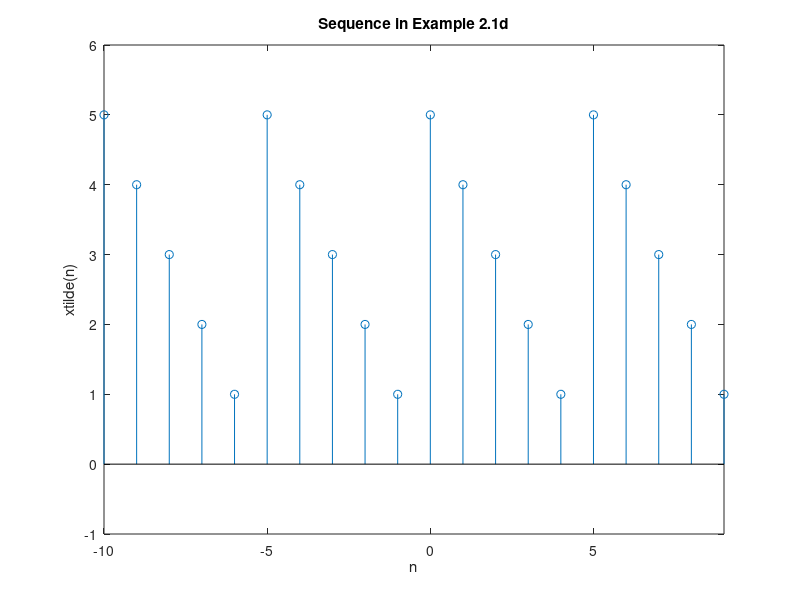

Recreate this plot in MATLAB.

%
% Ex1 d) 
addpath .\Lib

n = [-10:9];
x=[5 4 3 2 1];
xtilde=x'*ones(1,4);
xtilde=(xtilde(:))';                      % A(:) : 행렬A를 열벡터로 변환

stem(n,xtilde); title('Sequence in Example 2.1d')
xlabel('n'); ylabel('xtilde(n)'); 
axis([-10,9,-1,6]);